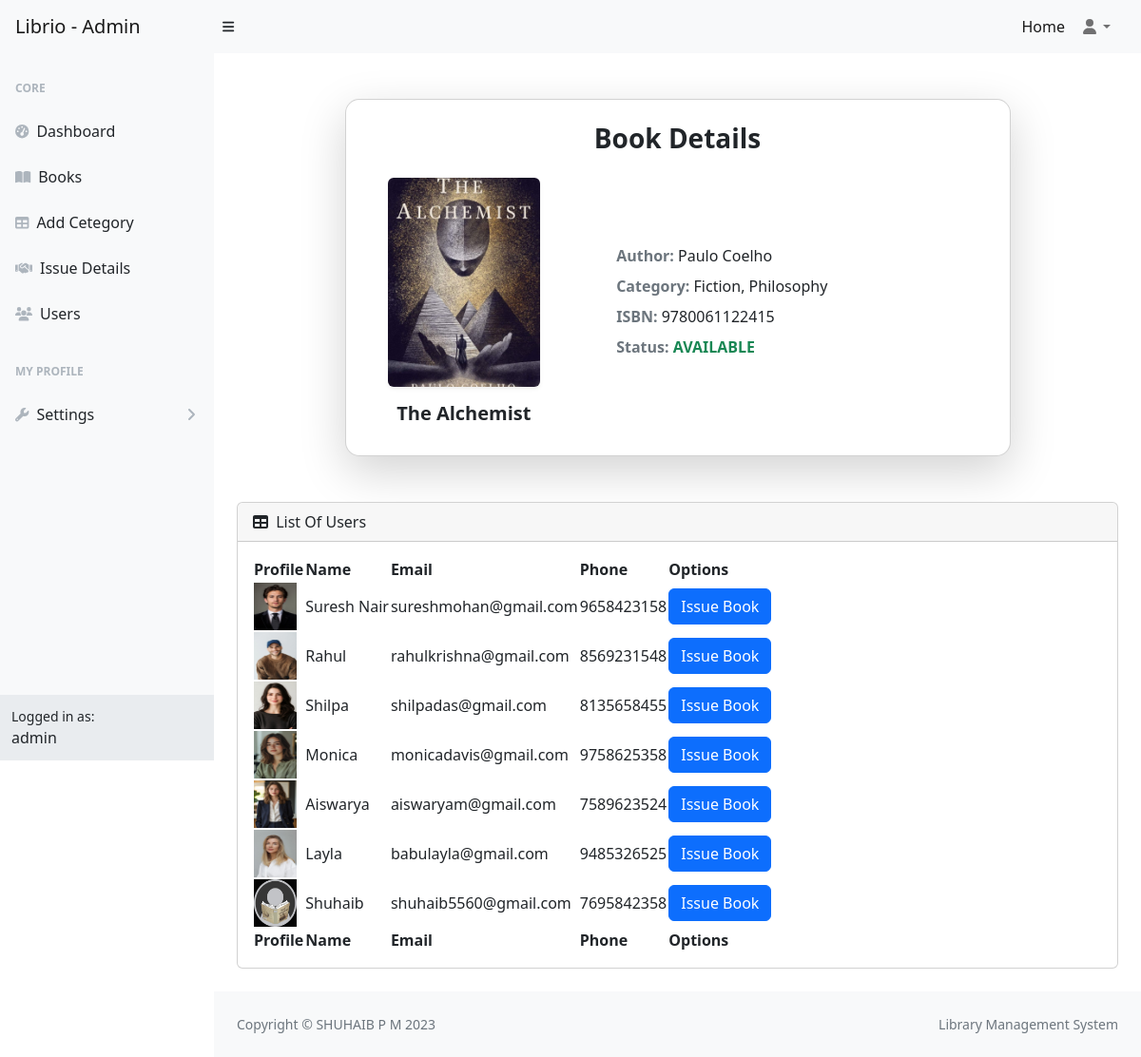
The page /issue/user/1 (signed in) on the database as committed earlier.
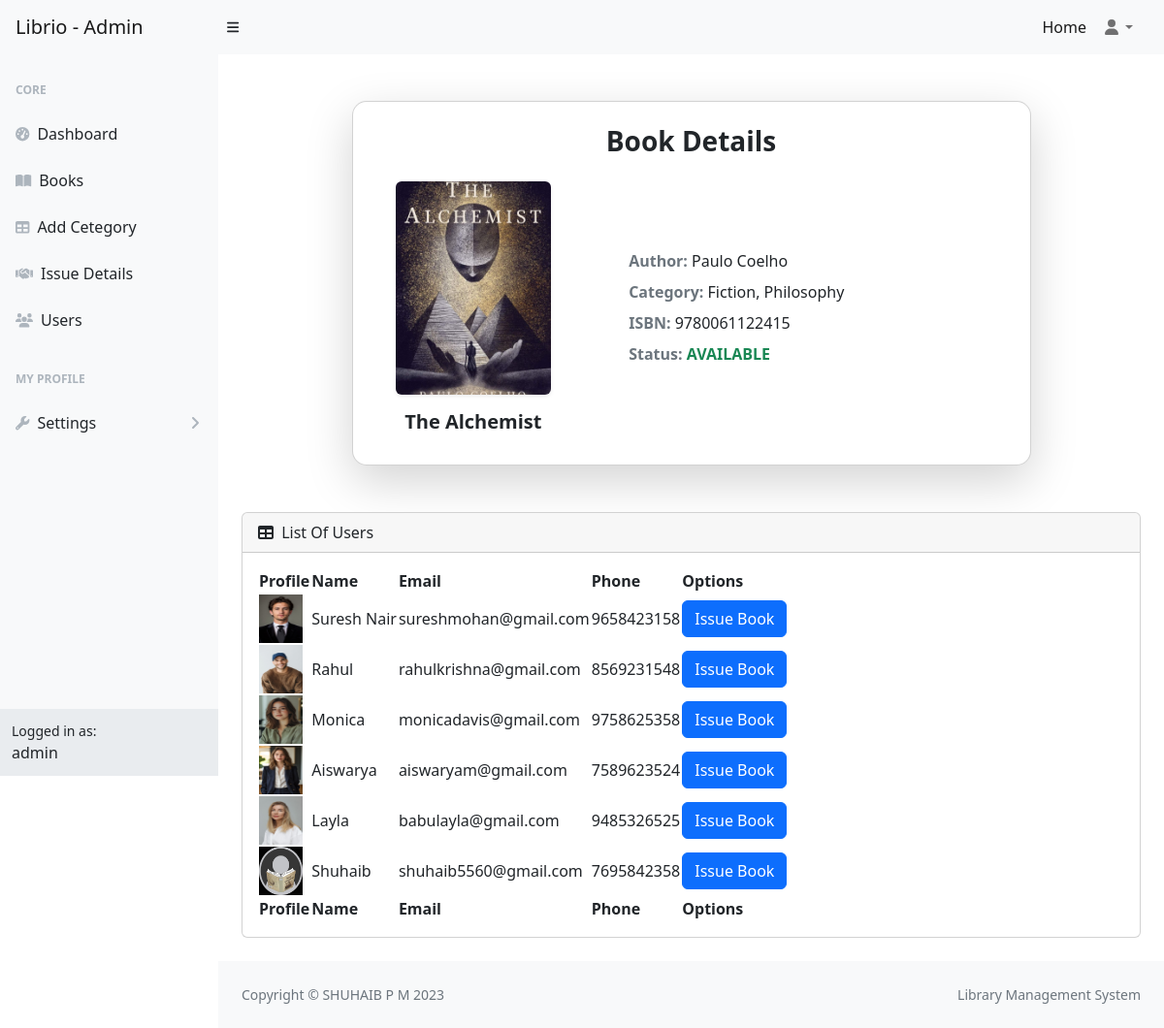
The same page on the database as committed later.
### libraryApp/models.py (models this page shows, shortened)
class Category(models.Model):
    category=models.CharField(max_length=20,unique=True)

class User(AbstractUser):
    email=models.EmailField(unique=True)
    option = (
        ('user','user'),
        ('staff','staff')
    )
    phone=models.CharField(max_length=15)
    role=models.CharField(max_length=100,choices=option,default="user")
    profile=models.ImageField(upload_to="profile",default="profile/default.jpg",null=True,blank=True)
    otp=models.CharField(max_length=20)
    is_verified=models.BooleanField(default=False)

### libraryApp/views.py (the view)
# urls.py: path("issue/user/<int:id>",views.IssueUserView.as_view(),name="issueuser"),
@method_decorator(login_required,name="dispatch")
class IssueUserView(View):
    def get(self,request,**kwargs):
        book=Book.objects.get(id=kwargs.get("id"))
        users=User.objects.filter(role="user")
        return render(request,"issueuser.html",{"book":book,"users":users})

### libraryApp/authentication.py (called while the page is built)
def login_required(fn):
    def wrapper(request, *args, **kwargs):
        if request.user.is_authenticated and request.user.role != "user" :
            return fn(request, *args, **kwargs)
        else:
            messages.warning(request,"You Must Login First")
            return redirect("login")
    return wrapper

### libraryApp/context_processor.py (called while the page is built)
def library_status(request):
    total_books = Book.objects.count()
    total_copies = Book.objects.aggregate(total=models.Sum("total_copy"))["total"] or 0
    avl_books = Book.objects.aggregate(total=models.Sum("avl_copy"))["total"] or 0
    issued_books = Issue.objects.exclude(status="returned").count()
    overdue_books=Issue.objects.filter(status="overdue").count()
    return {
        "total_books": total_books,
        "total_copies": total_copies,
        "avl_books": avl_books,
        "issued_books": issued_books,
        "overdue_books": overdue_books,
    }

### libraryApp/templates/issueuser.html
{% extends 'dashboard.html' %}
{% block main %}
<div class="d-flex flex-column w-100 min-vh-100 align-items-center justify-content-center">
<div class="container my-5 d-flex justify-content-center">
    <div class="card shadow-lg p-4" style="border-radius: 15px; max-width: 700px; width: 100%;">
        <h3 class="text-center fw-bold mb-4">Book Details</h3>
        <div class="row">
            <div class="col-md-4 text-center d-flex flex-column align-items-center justify-content-center">
                <img src="{{ book.image.url }}"
                     class="rounded shadow-sm"
                     style="height: 220px; width: 160px; object-fit: cover;">
                <h5 class="mt-3 fw-bold">{{ book.title }}</h5>
            </div>
            <div class="col-md-8 d-flex flex-column justify-content-center ps-md-5 mt-4 mt-md-0">
                <p class="mb-2">
                    <span class="fw-bold text-secondary">Author:</span>
                    {{ book.author }}
                </p>
                <p class="mb-2">
                    <span class="fw-bold text-secondary">Category:</span>
                    {% for cat in book.category.all %}
                        {{ cat.category }}{% if not forloop.last %}, {% endif %}
                    {% endfor %}
                </p>
                <p class="mb-2">
                    <span class="fw-bold text-secondary">ISBN:</span>
                    {{ book.isbn }}
                </p>
                <p class="mb-2">
                    <span class="fw-bold text-secondary">Status:</span>
                    {% if book.avl_copy > 0 %}
                        <span class="text-success fw-bold text-uppercase">Available</span>
                    {% else %}
                        <span class="text-danger fw-bold text-uppercase">Not Available</span>
                    {% endif %}
                </p>
            </div>
        </div>
    </div>
</div>
    <div class="container-fluid px-4">
        <div id="section-table" class="card mb-4">
            <div class="card-header">
                <i class="fas fa-table me-1"></i>
                List Of Users
            </div>
            <div class="card-body">
                <table id="datatablesSimple" class="datatable">
                    <thead>
                        <tr>
                            <th>Profile</th>
                            <th>Name</th>
                            <th>Email</th>
                            <th>Phone</th>
                            <th>Options</th>
                        </tr>
                    </thead>
                    <tfoot>
                        <tr>
                            <th>Profile</th>
                            <th>Name</th>
                            <th>Email</th>
                            <th>Phone</th>
                            <th>Options</th>
                        </tr>
                    </tfoot>
                    <tbody>
                        {% for user in users %}
                        <tr>
                            <td>
                                <img src="{{user.profile.url}}" height="50px" width="45px" alt="img">
                            </td>
                            <td>{{user.first_name}}</td>
                            <td>{{user.email}}</td>
                            <td>{{user.phone}}</td>
                            <td>
                                <a href="{% url 'issued' user.id book.id %}" class="btn btn-primary">Issue Book</a>
                            </td>
                        </tr>
                        {% endfor %}
                    </tbody>
                </table>
            </div>
        </div>
    </div>
</div>
{% endblock %}

Rows that differ between the two databases and show on the page:
no longer on this page (row edited): User: profile (picture), first_name "Shilpa", email "shilpadas@gmail.com", phone "8135658455"
